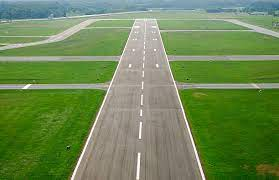
%> input picture Input/runway.jpeg, 279 x 180 px; its folder holds only this picture in this run
$ octave RunwayDetection.m   (GNU Octave 9; MATLAB toolbox functions it lacks are replaced by stand-ins)
%> lines starting %> are read from the running program, lines starting %| are printed output that depends on the picture
clear
clc
edgeDetection


function edgeDetection
   % Gets image from the input folder
   inputImages = dir(['Input']);
   cd Input/
   fileName = inputImages(3).name;
   I = imread(fileName);
%> I is the input picture: size 180x279x3 uint8; mean R, G, B 109.6, 135.9, 84.1
   cd ../
   % Processes image and applys filters
   rotI = imrotate(I,0,'crop');
   I = (0.2989 * double(I(:,:,1)) + 0.5870 * double(I(:,:,2)) + 0.1140 * double(I(:,:,3)))/255;
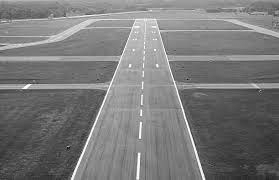
%> I: size 180x279 double; min 0.0599, max 0.998, mean 0.479
   BW = edge(I,'canny');
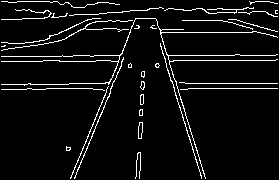
%> BW: size 180x279 logical; 5.9% white in thin lines or dots

   [H,theta,rho] = hough(BW);
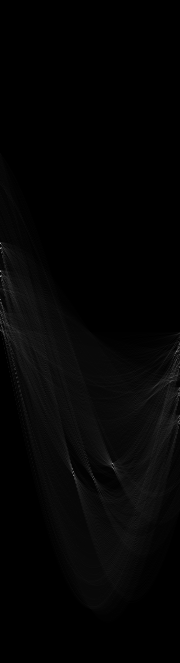
%> H: size 663x180 double; min 0, max 150, mean 4.4
%> theta = 180 values from -90 to 89; rho = 663 values from -331 to 331
   P = houghpeaks(H,5,'threshold',ceil(0.3*max(H(:))));
%> P = [277 1; 244 1; 464 113; 476 74; 352 177]
   lines = houghlines(BW,theta,rho,P,'FillGap',25,'MinLength',1);
%> lines = 13 lines; longest, point1 to point2 (x, y): (71, 179) to (139, 11), (154, 9) to (206, 179), (164, 56) to (276, 56), (175, 89) to (278, 89), (28, 89) to (112, 89), (63, 56) to (121, 56)
   figure, imshow(rotI), hold on

   points = zeros(4,2);
   lineTable = zeros(2,2);
   for k = 1:length(lines)
     xy = [lines(k).point1; lines(k).point2];
     % Finds lines that are vertical
     if abs((xy(1,2)-xy(2,2))) >= 40
        plot(xy(:,1),xy(:,2),'LineWidth',2,'Color','red');
         % Plot beginnings and ends of lines
         plot(xy(1,1),xy(1,2),'x','LineWidth',2,'Color','yellow');
         plot(xy(2,1),xy(2,2),'x','LineWidth',2,'Color','red');
         % Puts the points that are plotted in an array
         points(2,:) = xy(1,:);
         points(1,:) = xy(2,:);
         lineEquation = lineFind(I,points);
         % Puts the slope and y-int into an array
         if lineTable(1,1) == 0
            lineTable(1,1) = lineEquation(1);
            lineTable(1,2) = lineEquation(2);
         else
            lineTable(2,1) = lineEquation(1);
            lineTable(2,2) = lineEquation(2);
         end
     end
   end
%> this loop made 13 passes
%> (xy, x in lineFind, xCords in lineFind, yCords in lineFind, lineEquation) on passes 6 to 7: ([71 179; 139 11], 180, [139 71], [169 1], [-174.4; 2.47]), ([154 9; 206 179], 180, [206 154], [1 171], [674.5; -3.27])
%> xy on passes 1, 2, 3, 4, 5, 8: [63 56; 121 56], [164 56; 276 56], [28 89; 112 89], [142 89; 144 89], [175 89; 278 89], [267 2; 251 4]
%> after the loop, lineTable = [-174.4 2.47; 674.5 -3.27]; points = [206 179; 154 9; 0 0; 0 0]
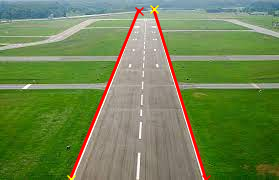
%> figure redrawn from the program's plot data
   % Makes a table of the two lines slope and y-int and outputs them to a
   % .txt file
   Table = table(lineTable(:,2),lineTable(:,1),'VariableNames',{'Slope','Y-Intercept'});
%> Table = 2 items; Slope and Y-Intercept: 2.47 -174.4, -3.27 674.5
   cd Output/
   writetable(Table, 'Runway_Lines.txt')
   exportgraphics(gca, fileName);
   cd ../
end

function lineEquation = lineFind(I,points)
    % Finds the equations of the lines
    [x,~] = size(I);
    xCords = [points(1,1),points(2,1)];
    yCords = [x-(points(1,2)),x-(points(2,2))];
    lineEquation = [[1; 1]  xCords(:)]\yCords(:);
end
